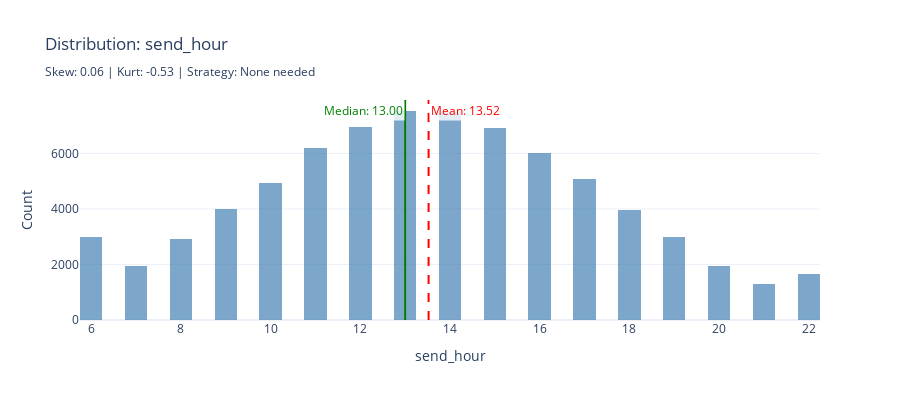
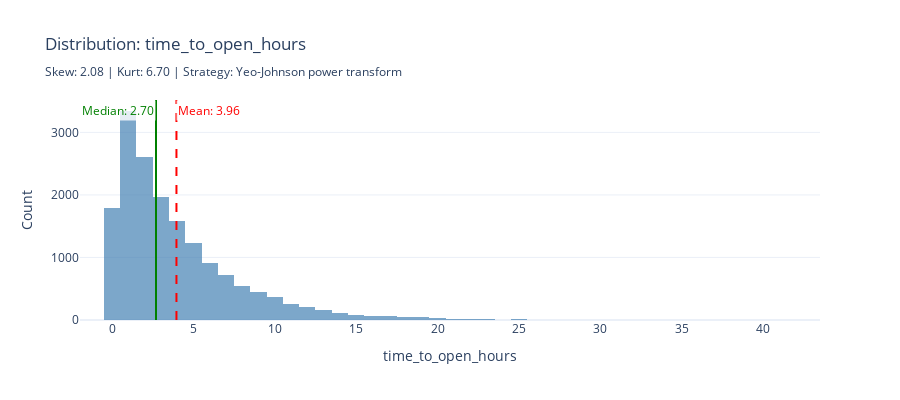

Source (notebook cell) for these figures, in order:
### Code cell
# Per-column distribution visualizations with transformation recommendations
for col_name in numeric_cols:
    analysis = analyses.get(col_name)
    rec = recommendations.get(col_name)
    if not analysis:
        continue
    
    data = df[col_name].dropna()
    fig = go.Figure()
    
    fig.add_trace(go.Histogram(x=data, nbinsx=50, name='Distribution',
                                marker_color='steelblue', opacity=0.7))
    
    mean_val = data.mean()
    median_val = data.median()
    
    # Position labels on opposite sides to avoid overlap
    mean_position = "top right" if mean_val >= median_val else "top left"
    median_position = "top left" if mean_val >= median_val else "top right"
    
    fig.add_vline(
        x=mean_val, line_dash="dash", line_color="red",
        annotation_text=f"Mean: {mean_val:.2f}",
        annotation_position=mean_position,
        annotation_font_color="red",
        annotation_bgcolor="rgba(255,255,255,0.8)"
    )
    
    fig.add_vline(
        x=median_val, line_dash="solid", line_color="green",
        annotation_text=f"Median: {median_val:.2f}",
        annotation_position=median_position,
        annotation_font_color="green",
        annotation_bgcolor="rgba(255,255,255,0.8)"
    )
    
    # Add 99th percentile marker if there are outliers
    if analysis.outlier_percentage > 5:
        fig.add_vline(x=analysis.percentiles['p99'], line_dash="dot", line_color="orange",
                      annotation_text=f"99th: {analysis.percentiles['p99']:.2f}",
                      annotation_position="top right",
                      annotation_font_color="orange",
                      annotation_bgcolor="rgba(255,255,255,0.8)")
    
    transform_key = rec.recommended_transform.value if rec else "none"
    transform_label = TRANSFORM_DISPLAY_NAMES.get(transform_key, transform_key)
    fig.update_layout(
        title=f"Distribution: {col_name}<br><sub>Skew: {analysis.skewness:.2f} | Kurt: {analysis.kurtosis:.2f} | Strategy: {transform_label}</sub>",
        xaxis_title=col_name,
        yaxis_title="Count",
        template='plotly_white',
        height=400
    )
    display_figure(fig)

### Figure 1 — Plotly figure (JSON) as saved in the notebook; plotly's stock layout.template omitted (floating-point values rounded to 4 significant figures; data arrays with more than 128 entries replaced by an {"elided": "..."} marker saying what was removed)
{"data": [{"marker": {"color": "steelblue"}, "name": "Distribution", "nbinsx": 50, "opacity": 0.7, "type": "histogram", "x": {"elided": "74842 int values"}}], "layout": {"annotations": [{"bgcolor": "rgba(255,255,255,0.8)", "font": {"color": "red"}, "showarrow": false, "text": "Mean: 13.52", "x": 13.52, "xanchor": "left", "xref": "x", "y": 1, "yanchor": "top", "yref": "y domain"}, {"bgcolor": "rgba(255,255,255,0.8)", "font": {"color": "green"}, "showarrow": false, "text": "Median: 13.00", "x": 13, "xanchor": "right", "xref": "x", "y": 1, "yanchor": "top", "yref": "y domain"}], "height": 400, "shapes": [{"line": {"color": "red", "dash": "dash"}, "type": "line", "x0": 13.52, "x1": 13.52, "xref": "x", "y0": 0, "y1": 1, "yref": "y domain"}, {"line": {"color": "green", "dash": "solid"}, "type": "line", "x0": 13, "x1": 13, "xref": "x", "y0": 0, "y1": 1, "yref": "y domain"}], "title": {"text": "Distribution: send_hour<br><sub>Skew: 0.06 | Kurt: -0.53 | Strategy: None needed</sub>"}, "xaxis": {"title": {"text": "send_hour"}}, "yaxis": {"title": {"text": "Count"}}}}

### Figure 2 — Plotly figure (JSON) as saved in the notebook; plotly's stock layout.template omitted (floating-point values rounded to 4 significant figures; data arrays with more than 128 entries replaced by an {"elided": "..."} marker saying what was removed)
{"data": [{"marker": {"color": "steelblue"}, "name": "Distribution", "nbinsx": 50, "opacity": 0.7, "type": "histogram", "x": {"elided": "16675 float values"}}], "layout": {"annotations": [{"bgcolor": "rgba(255,255,255,0.8)", "font": {"color": "red"}, "showarrow": false, "text": "Mean: 3.96", "x": 3.957, "xanchor": "left", "xref": "x", "y": 1, "yanchor": "top", "yref": "y domain"}, {"bgcolor": "rgba(255,255,255,0.8)", "font": {"color": "green"}, "showarrow": false, "text": "Median: 2.70", "x": 2.7, "xanchor": "right", "xref": "x", "y": 1, "yanchor": "top", "yref": "y domain"}], "height": 400, "shapes": [{"line": {"color": "red", "dash": "dash"}, "type": "line", "x0": 3.957, "x1": 3.957, "xref": "x", "y0": 0, "y1": 1, "yref": "y domain"}, {"line": {"color": "green", "dash": "solid"}, "type": "line", "x0": 2.7, "x1": 2.7, "xref": "x", "y0": 0, "y1": 1, "yref": "y domain"}], "title": {"text": "Distribution: time_to_open_hours<br><sub>Skew: 2.08 | Kurt: 6.70 | Strategy: Yeo-Johnson power transform</sub>"}, "xaxis": {"title": {"text": "time_to_open_hours"}}, "yaxis": {"title": {"text": "Count"}}}}
